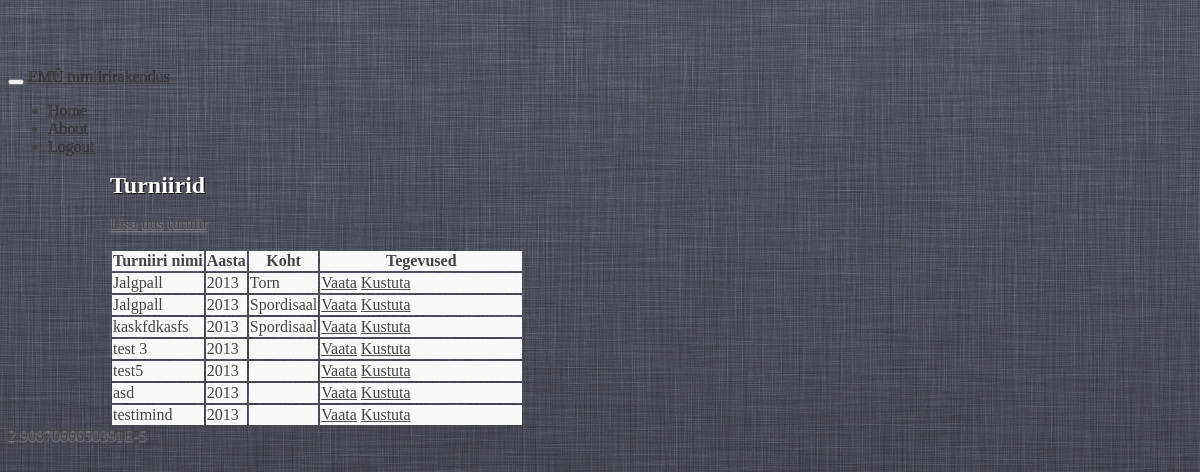
Before: /tournaments (signed in) with the older database file.
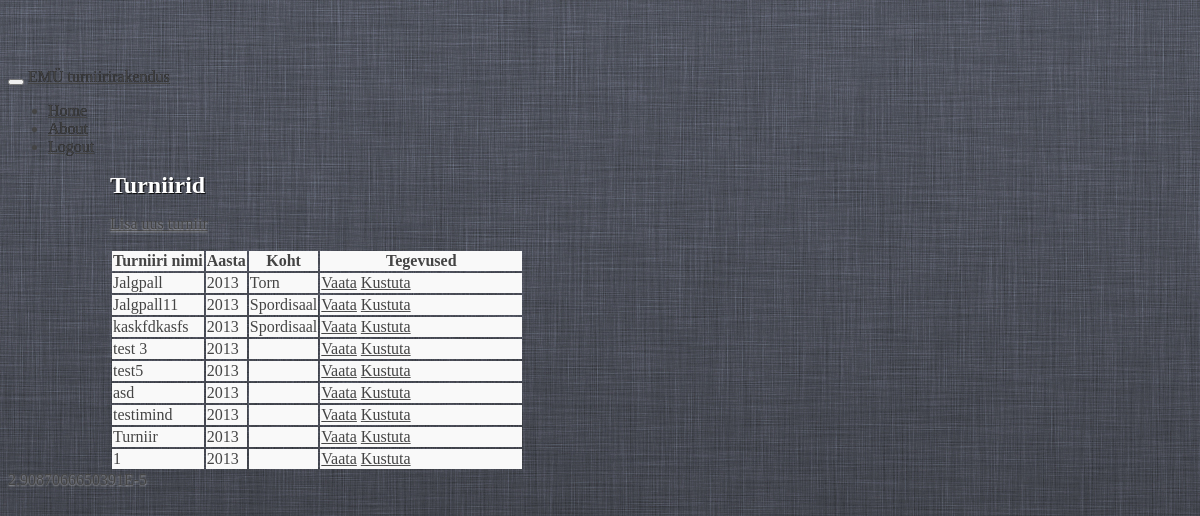
After: the same page with the newer database file.
### tables this page shows
CREATE TABLE IF NOT EXISTS `tournament` (
  `tournament_id` int(10) unsigned NOT NULL AUTO_INCREMENT,
  `tournament_name` varchar(100) NOT NULL,
  `tournament_year` int(11) NOT NULL,
  `tournament_place` varchar(100) NOT NULL,
  `place_id` int(11) unsigned NOT NULL,
  `deleted` tinyint(1) NOT NULL DEFAULT '0',
  `tournament_start` datetime NOT NULL,
  `tournament_end` datetime NOT NULL,
  `tournament_loser_bracket` tinyint(1) unsigned NOT NULL DEFAULT '0',
  `tournament_daily_start` time NOT NULL,
  `tournament_daily_end` time NOT NULL,
  `tournament_days` varchar(7) NOT NULL,
  `tournament_game_time` smallint(6) NOT NULL,
  `tournament_game_pause` smallint(6) NOT NULL,
  `tournament_field` smallint(6) NOT NULL,
  `tournament_group` smallint(6) NOT NULL,
  `tournament_win` smallint(6) NOT NULL,
  `tournament_type` tinyint(4) NOT NULL DEFAULT '-1' COMMENT '0 = Alagrupid + playoff 1= Alagrupid 2= Playoff 3= Paremusjärjestus',
  `tournament_game_win` tinyint(4) NOT NULL,
  `tournament_game_tie` tinyint(4) NOT NULL,
  `tournament_game_loss` tinyint(4) NOT NULL,
  `tournament_participant` varchar(50) NOT NULL,
  `tournament_classification` varchar(50) NOT NULL,
  PRIMARY KEY (`tournament_id`),
  KEY `place_id` (`place_id`)
);

CREATE TABLE IF NOT EXISTS `place` (
  `place_id` int(10) unsigned NOT NULL AUTO_INCREMENT,
  `place_name` varchar(100) NOT NULL,
  `place_deleted` int(1) NOT NULL DEFAULT '0',
  PRIMARY KEY (`place_id`)
);

### modules/request.php (called while the page is built, shortened)
<?php
class request
{
	function __construct()
	{
		if (isset($_SERVER['PATH_INFO'])) {
			if ($path_info = explode('/', $_SERVER['PATH_INFO'])) {
				array_shift($path_info);
				$this->controller = isset($path_info[0]) ? array_shift($path_info) : DEFAULT_CONTROLLER;
				$this->action = isset($path_info[0]) && !empty($path_info[0]) ? array_shift($path_info) : 'index';
			}
		}
	}
}
$_request = new request;

### controllers/tournaments.php (called while the page is built, shortened)
<?php
class tournaments
{
	function index()
	{
		global $_request;
		$tournaments = get_all("SELECT * FROM tournament NATURAL JOIN place WHERE tournament.deleted=0");
		require 'views/master_view.php';
	}
}

### modules/database.php (called while the page is built, shortened)
<?php
function get_all($sql)
{
	$q = mysql_query($sql) or db_error_out($sql);
	while (($result[] = mysql_fetch_assoc($q)) || array_pop($result)) {
		;
	}
	return $result;
}

### views/tournaments_index_view.php (the view, shortened to what this page needs)
<h2 class="form-signin-heading">Turniirid</h2>
<p><a class="btn btn-large btn-primary" href="<?= BASE_URL ?>tournaments/add">Lisa uus turniir</a></p>
<table id="tournaments-table" class="table table-bordered table-striped">
	<thead>
	<tr>
		<th>
			Turniiri nimi
		</th>
		<th>
			Aasta
		</th>
		<th>
			Koht
		</th>
		<th style="width: 200px;">
			Tegevused
		</th>
	</tr>
	</thead>
	<tbody>
	<? if (! empty ($tournaments)): foreach ($tournaments as $tournament): ?>
		<tr id="tournament<?= $tournament['tournament_id'] ?>">
			<td>
				<?= $tournament['tournament_name'] ?>
			</td>
			<td>
				<?= substr($tournament['tournament_start'], 0, 4) ?>
			</td>
			<td>
				<?= $tournament['place_name'] ?>
			</td>
			<td>
				<a href="<?= BASE_URL ?>tournaments/view/<?= $tournament['tournament_id'] ?>" class="btn btn-inverse btn-mini"> Vaata</a>
				<a href="<?= BASE_URL ?>tournaments/remove/<?= $tournament['tournament_id'] ?>" class="btn btn-inverse btn-mini"
				   onclick="if (!confirm('Oled kindel?'))return false; remove_tournament_ajax
					   (<?= $tournament['tournament_id'] ?>); return false"> Kustuta</a>
			</td>
		</tr>
	<? endforeach; endif ?>
	</tbody>
</table>

### index.php (shortened to what this page needs)
<?php
require 'modules/request.php';
require 'modules/database.php';
if (file_exists('controllers/'.$_request->controller.'.php')) {
	$controller = new $_request->controller;
	$controller->{$_request->action}();
} else {
	echo "The page '{$_request->controller}' does not exist";
}

### views/master_view.php (shortened to what this page needs)
<!DOCTYPE html>
<html lang="en">
<head>
	<link rel="stylesheet" href="http://code.jquery.com/ui/1.10.1/themes/base/jquery-ui.css"/>
	<link rel="stylesheet" href="<?= ASSETS_URL ?>/css/messi.min.css" />
	<link href="//netdna.bootstrapcdn.com/twitter-bootstrap/2.3.0/css/bootstrap-combined.min.css" rel="stylesheet">
</head>
<body>
<div class="navbar navbar-inverse navbar-fixed-top">
	<div class="navbar-inner">
		<div class="container">
			<button type="button" class="btn btn-navbar" data-toggle="collapse" data-target=".nav-collapse">
			</button>
			<a class="brand" href="<?= BASE_URL ?>tournaments">EMÜ turniirirakendus</a>
			<div class="nav-collapse collapse">
				<ul class="nav">
					<li class="active"><a href="<?= BASE_URL ?>tournaments">Home</a></li>
					<li><a href="#about">About</a></li>
					<li><a href="<?= BASE_URL ?>auth/logout">Logout</a></li>
				</ul>
			</div>
		</div>
	</div>
</div>
<div class=" container-fluid" <? if ($_request->controller == 'tournaments' && $_request->action !=
	'view'): ?>
style="max-width:
980px;
margin: 0 auto;"<? endif;
?>>
	<? require 'views/'.$_request->controller.'_'.$_request->action.'_view.php'?>
</div>
</body>
</html>

Changed rows visible on the page:
changed tournament: tournament_name "Jalgpall" → "Jalgpall11"
added tournament: tournament_name "Turniir", tournament_start "2013"
added tournament: tournament_name "1", tournament_start "2013"
